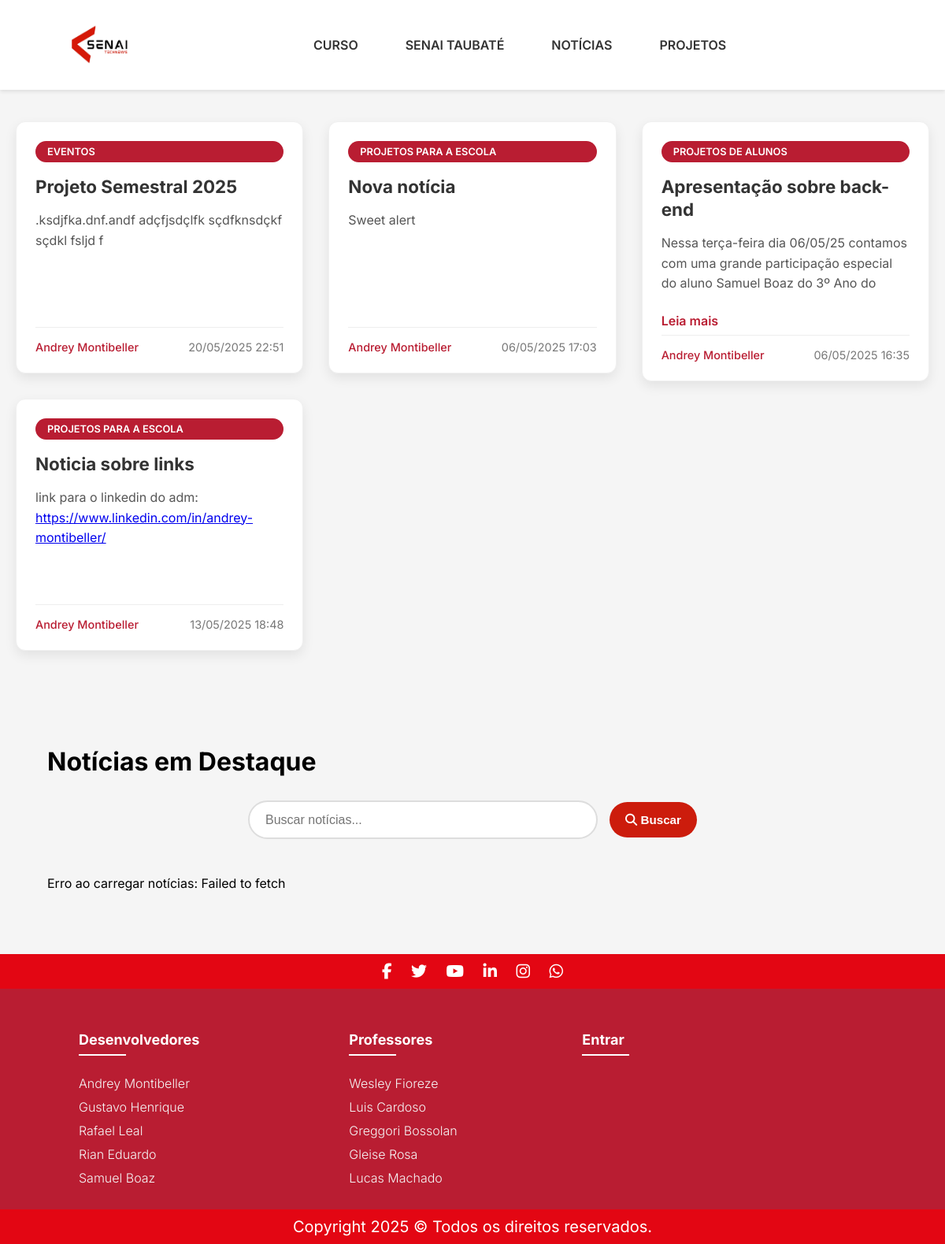
The page /paginas/noticias.php on the database its author committed.
### tables this page shows
CREATE TABLE `noticias` (
  `id_noticia` int(11) NOT NULL,
  `titulo` varchar(255) NOT NULL,
  `conteudo` text NOT NULL,
  `data_publicacao` timestamp NOT NULL DEFAULT current_timestamp(),
  `categoria` varchar(100) DEFAULT NULL,
  `id_professor` int(11) DEFAULT NULL
);

CREATE TABLE `professores` (
  `id_professor` int(11) NOT NULL,
  `nome` varchar(100) NOT NULL,
  `email` varchar(100) NOT NULL,
  `senha` varchar(255) NOT NULL,
  `codigo_acesso` varchar(50) NOT NULL,
  `reset_token_hash` varchar(64) DEFAULT NULL,
  `reset_token_expires_at` datetime DEFAULT NULL
);

### paginas/noticias.php (the view, shortened to what this page needs)
<?php
require_once 'conexao.php';
try {
    $stmt = $conn->query("
        SELECT n.*, p.nome AS autor
        FROM noticias n
        INNER JOIN professores p ON n.id_professor = p.id_professor
        ORDER BY data_publicacao DESC
    ");
    $noticias = $stmt->fetchAll();
} catch (PDOException $e) {
    die("Erro ao buscar notícias: " . $e->getMessage());
}
?>
<!DOCTYPE html>
<html lang="pt-BR">
<head>
    <link rel="stylesheet" href="../css/notic.css">
    <link rel="stylesheet" href="https://cdnjs.cloudflare.com/ajax/libs/font-awesome/6.4.2/css/all.min.css">
</head>
<body>
    <header>
        <div class="container">
            <a href="../index.php">
                <img src="../img/senai_technews.png" alt="SENAI Logo" class="logo">
            </a>
            <nav id="mainNav">
                <ul class="itens">
                    <li><a href="inicio.php">CURSO</a></li>
                    <li><a href="senai.php">SENAI TAUBATÉ</a></li>
                    <li><a href="noticias.php">NOTÍCIAS</a></li>
                    <li><a href="projetos.php">PROJETOS</a></li>
                </ul>
            </nav>
        </div>
    </header>
    <section id="noticias-manuais">
        <div class="masonry-layout">
            <?php foreach ($noticias as $noticia): ?>
                <div class="card-noticia">
                    <div class="categoria <?= strtolower(str_replace(' ', '-', $noticia['categoria'])) ?>">
                        <?= htmlspecialchars($noticia['categoria']) ?>
                    </div>
                    <h3><?= htmlspecialchars($noticia['titulo']) ?></h3>
                    <p>
                        <?=
                            nl2br(
                                preg_replace(
                                    '/(https?:\/\/[^\s]+)/',
                                    '<a href="$1" target="_blank">$1</a>',
                                    htmlspecialchars($noticia['conteudo'])
                                )
                            )
                            ?>
                    </p>
                    <span class="leia-mais">Leia mais</span>
                    <div class="rodape-card">
                        <span class="autor"><?= htmlspecialchars($noticia['autor']) ?></span>
                        <span class="data"><?= date('d/m/Y H:i', strtotime($noticia['data_publicacao'])) ?></span>
                    </div>
                </div>
            <?php endforeach; ?>
        </div>
    </section>
    <div class="container-news">
        <h1>Notícias em Destaque</h1>
        <div class="search-bar">
            <input type="text" id="search-input" placeholder="Buscar notícias...">
            <button id="search-button"><i class="fas fa-search"></i> Buscar</button>
        </div>
        <div class="masonry-container" id="news-container"></div>
    </div>
    <footer>
        <div class="social-bar">
            <a href="https://www.facebook.com/senaisaopaulo"><i class="fab fa-facebook-f"></i></a>
            <a href="https://twitter.com/senaisaopaulo"><i class="fab fa-twitter"></i></a>
            <a href="https://www.youtube.com/channel/UCaz1BMUVug86pd_uS598X1A"><i class="fab fa-youtube"></i></a>
            <a href="https://www.linkedin.com/school/senai-sp/"><i class="fab fa-linkedin-in"></i></a>
            <a href="https://www.instagram.com/senai.sp"><i class="fab fa-instagram"></i></a>
            <a href="https://api.whatsapp.com/send?phone=551133220050"><i class="fab fa-whatsapp"></i></a>
        </div>
        <div class="footer">
            <div class="container">
                <div class="row">
                    <div class="footer-col">
                        <h4>Desenvolvedores</h4>
                        <ul>
                            <li><a href="https://www.linkedin.com/in/andrey-montibeller/">Andrey Montibeller</a></li>
                            <li><a href="https://www.linkedin.com/in/gustavo-henrique-a538592b7/">Gustavo Henrique</a>
                            </li>
                            <li><a href="https://www.linkedin.com/in/rafael-leal-6569252b8/">Rafael Leal</a></li>
                            <li><a href="https://www.linkedin.com/in/rian-eduardo-9287512b7/">Rian Eduardo</a></li>
                            <li><a href="https://www.linkedin.com/in/samuel-boaz-gon%C3%A7alves/">Samuel Boaz</a></li>
                        </ul>
                    </div>
                    <div class="footer-col">
                        <h4>Professores</h4>
                        <ul>
                            <li><a href="./prof.php">Wesley Fioreze</a></li>
                            <li><a href="./prof.php">Luis Cardoso</a></li>
                            <li><a href="./prof.php#">Greggori Bossolan</a></li>
                            <li><a href="./prof.php">Gleise Rosa</a></li>
                            <li><a href="./prof.php">Lucas Machado</a></li>
                        </ul>
                    </div>
                    <div class="footer-col">
                        <h4><a href="./login.php" style="color: white; text-decoration: none;">Entrar</a></h4>
                    </div>
                </div>
            </div>
        </div>
        <div class="social-bar">
            <a>Copyright 2025 © Todos os direitos reservados.</a>
        </div>
    </footer>
</body>
</html>

### css/notic.css (style rules this page uses)
body { font-family: 'Inter', sans-serif; margin: 0; padding: 0; background-color: #f5f5f5; }
header { display: flex; justify-content: space-between; align-items: center; padding: 20px; background-color: #fff; box-shadow: 0 2px 5px rgba(0, 0, 0, 0.1); }
.container { display: flex; align-items: center; width: 90%; max-width: 1200px; margin: auto; }
.container img { width: 100px; height: 70px; }
nav { display: flex; flex-grow: 1; }
nav ul { list-style: none; display: flex; gap: 20px; padding: 0; margin: 0; justify-content: flex-start; }
nav ul li { display: inline-block; }
nav ul li a { text-decoration: none; color: #333; font-weight: 600; padding: 10px 20px; transition: all 0.3s ease-in-out; position: relative; }
nav ul li a::after { content: ""; position: absolute; width: 0; height: 2px; background-color: #cc1c0c; left: 50%; bottom: -5px; transition: width 0.3s ease-in-out, left 0.3s ease-in-out; }
.itens { margin-left: 200px; }
.container-news { width: 90%; max-width: 1400px; margin: 40px auto; padding: 20px; }
.search-bar { display: flex; align-items: center; justify-content: center; margin: 30px 0; gap: 15px; }
.search-bar input { width: 50%; max-width: 400px; height: 45px; border: 2px solid #ddd; border-radius: 30px; padding: 0 20px; font-size: 1rem; outline: none; transition: all 0.3s; }
.search-bar button { height: 45px; padding: 0 20px; border: none; border-radius: 30px; background-color: #cc1c0c; color: white; font-size: 0.95rem; font-weight: 600; cursor: pointer; transition: all 0.3s; }
.row { display: flex; flex-wrap: wrap; gap: 20px; }
ul { list-style: none; }
.footer { background-color: #B91D32; padding: 30px 0; }
.footer-col { padding: 0 40px; text-align: left; }
.footer-col h4 { font-size: 18px; color: #ffffff; text-transform: capitalize; margin-bottom: 35px; font-weight: 700; position: relative; margin-right: 90px; }
.footer-col h4::before { content: ''; position: absolute; left: 0; bottom: -10px; background-color: #ffffff; height: 2px; box-sizing: border-box; width: 60px; }
.footer-col ul li:not(:last-child) { margin-bottom: 10px; }
.footer-col ul { text-align: left; padding: 0; margin: 0; }
.footer-col ul li { text-align: left; }
.footer-col ul li a { font-size: 16px; text-transform: capitalize; color: #ffffff; text-decoration: none; font-weight: 300; color: #f6f6f6; display: block; transition: all 0.10s ease; text-align: left; }
#noticias-manuais { padding: 40px 20px; }
.masonry-layout { columns: 3 300px; column-gap: 2rem; max-width: 1200px; margin: 0 auto; }
.card-noticia { background: #fff; border-radius: 12px; padding: 1.5rem; margin-bottom: 2rem; break-inside: avoid; box-shadow: 0 6px 15px rgba(0, 0, 0, 0.08); transition: transform 0.3s, box-shadow 0.3s; border: 1px solid #f0f0f0; min-height: 270px; display: flex; flex-direction: column; height: 100%; }
.card-noticia p { color: #555; line-height: 1.6; font-size: 1rem; margin: 0 0 .5rem; max-height: 4.8em; overflow: hidden; transition: max-height .3s ease; overflow: hidden; text-overflow: ellipsis; }
.card-noticia .leia-mais { color: #B91D32; font-weight: 600; cursor: pointer; margin-bottom: .5rem; align-self: flex-start; text-decoration: none; }
.rodape-card { display: flex; justify-content: space-between; align-items: center; padding-top: 1rem; border-top: 1px solid #eee; margin-top: auto; font-size: .9rem; }
.rodape-card .autor { color: #B91D32; font-weight: 500; }
.rodape-card .data { color: #777; }
.leia-mais { color: #B91D32; text-decoration: none; }
.categoria { background: #B91D32; color: white; padding: 6px 15px; border-radius: 20px; font-size: 0.8rem; font-weight: 600; display: inline-block; margin-bottom: 1rem; text-transform: uppercase; }
.card-noticia h3 { color: #333; font-size: 1.4rem; margin: 0 0 1rem 0; line-height: 1.3; }
.card-noticia p { color: #555; line-height: 1.6; font-size: 1rem; margin-bottom: 1.5rem; }
.autor { color: #B91D32; font-weight: 500; }
.data { color: #777; }
.social-bar { background-color: #E30613; text-align: center; padding: 10px 0; }
.social-bar a { display: inline-block; color: white; font-size: 20px; margin: 0 10px; transition: 0.3s; }
.masonry-container { column-count: 3; column-gap: 20px; margin: 20px 0; }

### rows shown on the page
noticias: categoria "EVENTOS", titulo "Projeto Semestral 2025", conteudo ".ksdjfka.dnf.andf adçfjsdçlfk sçdfknsdçkf sçdkl fsljd f", id_professor.nome "Andrey Montibeller", data_publicacao "20/05/2025 22:51"
noticias: categoria "PROJETOS PARA A ESCOLA", titulo "Noticia sobre links", conteudo "link para o linkedin do adm: https://www.linkedin.com/in/andrey-montibeller/", id_professor.nome "Andrey Montibeller", data_publicacao "13/05/2025 18:48"
noticias: categoria "PROJETOS PARA A ESCOLA", titulo "Nova notícia", conteudo "Sweet alert", id_professor.nome "Andrey Montibeller", data_publicacao "06/05/2025 17:03"
noticias: categoria "PROJETOS DE ALUNOS", titulo "Apresentação sobre back-end", conteudo "Nessa terça-feira dia 06/05/25 contamos com uma grande participação especial do aluno Samuel Boaz do 3º Ano do…", id_professor.nome "Andrey Montibeller", data_publicacao "06/05/2025 16:35"
